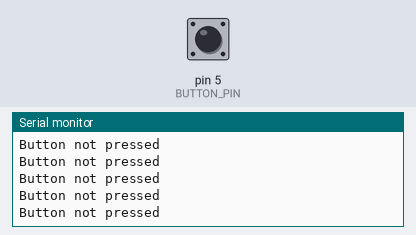
Bench run of a sketch on a simulated Arduino Mega 2560, built with avr-gcc and run on an emulated ATmega2560. Shown: the last lines printed to the serial monitor. The test bench sets the inputs (shaded band); at power-on: pin 5 (BUTTON_PIN) HIGH.

Above: at 1.2 s.
1.3 s: pin 5 (BUTTON_PIN) pulled LOW for 0.15 s
4.4 s: pin 5 (BUTTON_PIN) pulled LOW for 1 s
At 5.18 s:
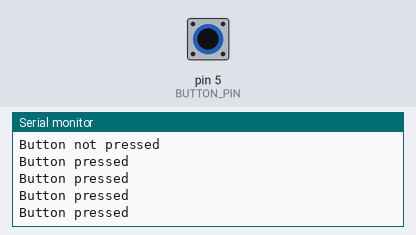
8.4 s: pin 5 (BUTTON_PIN) pulled LOW for 1 s
At 8.79 s:
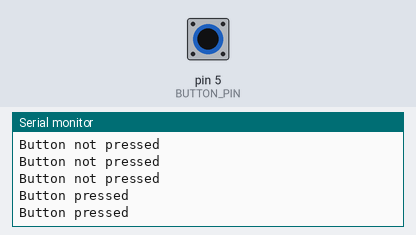
12.4 s: pin 5 (BUTTON_PIN) pulled LOW for 0.15 s
At 12.6 s:
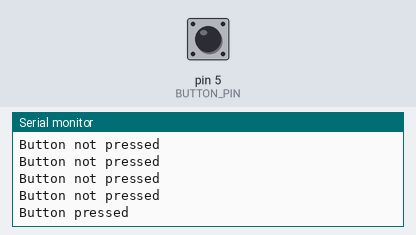
15.5 s: pin 5 (BUTTON_PIN) pulled LOW for 3.2 s
At 15.88 s:
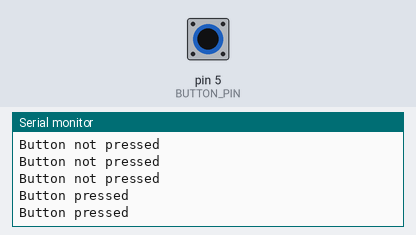

Measured:
- after the input at 4.4 s, the serial monitor: prints a new line after 0.08 s (image 1)
- after the input at 8.4 s, the serial monitor: prints a new line after 0.08 s (image 2)
- after the input at 12.4 s, the serial monitor: prints a new line after 0.07 s (image 3)
- after the input at 15.5 s, the serial monitor: prints a new line after 0.07 s (image 4)

The sketch:

Transmitter_ArduinoMega.ino
```cpp
#define RXp2 15
#define TXp2 14
#define BUTTON_PIN 5

void setup() {
  Serial.begin(9600);
  Serial3.begin(115200); // Hardware Serial of Arduino mega

  pinMode(BUTTON_PIN, INPUT_PULLUP);
}

void loop() {
  int buttonState = digitalRead(BUTTON_PIN);

  if (buttonState == LOW) { // Button pressed
    Serial.println("Button pressed");
    Serial3.write('a'); // Send 'a' character
    delay(200); // Debounce delay
  }
  else {
    Serial.println("Button not pressed");
    Serial3.write('A'); // Send 'A' character
  }
}
```
